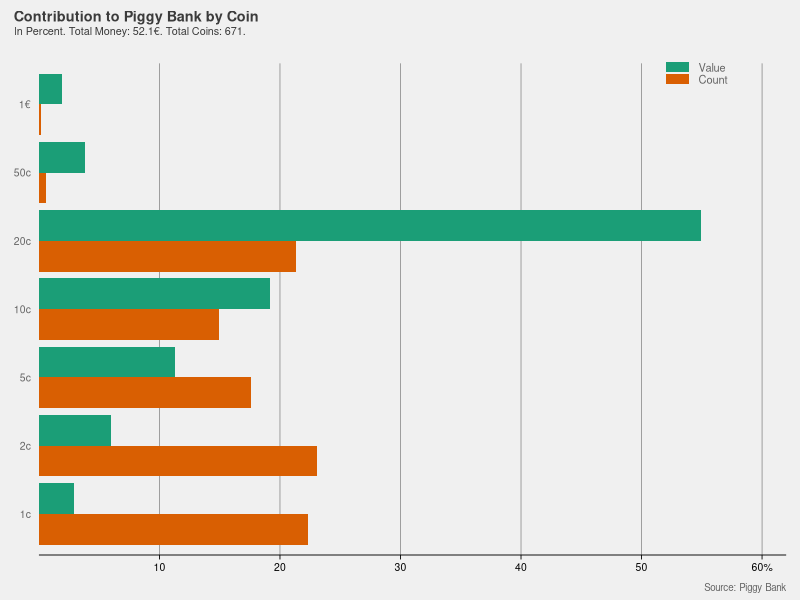
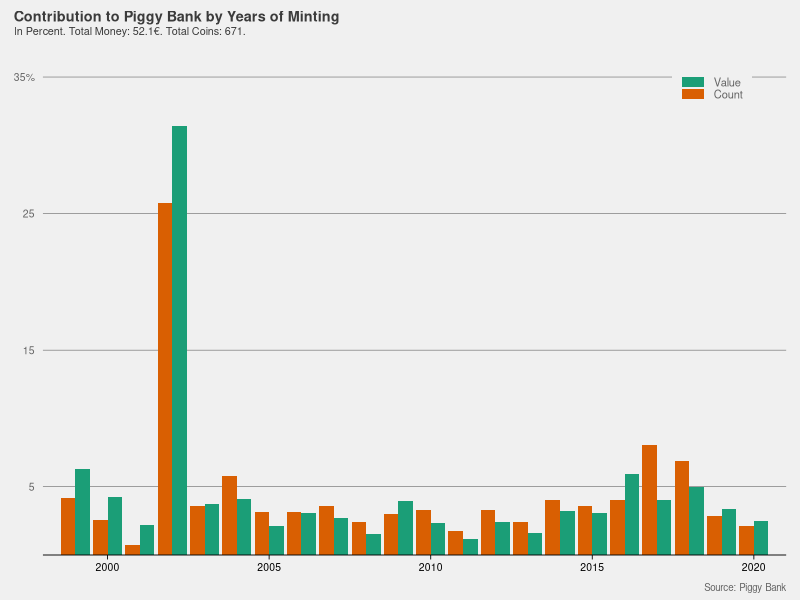
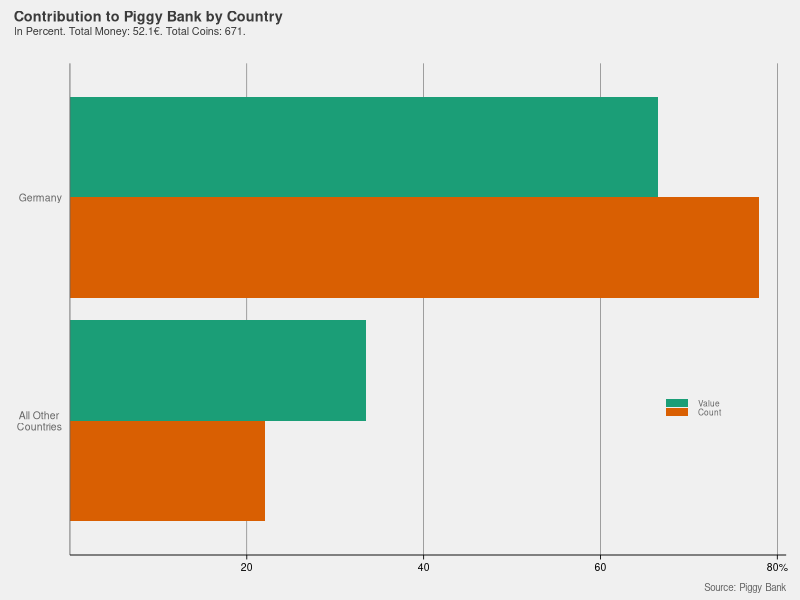
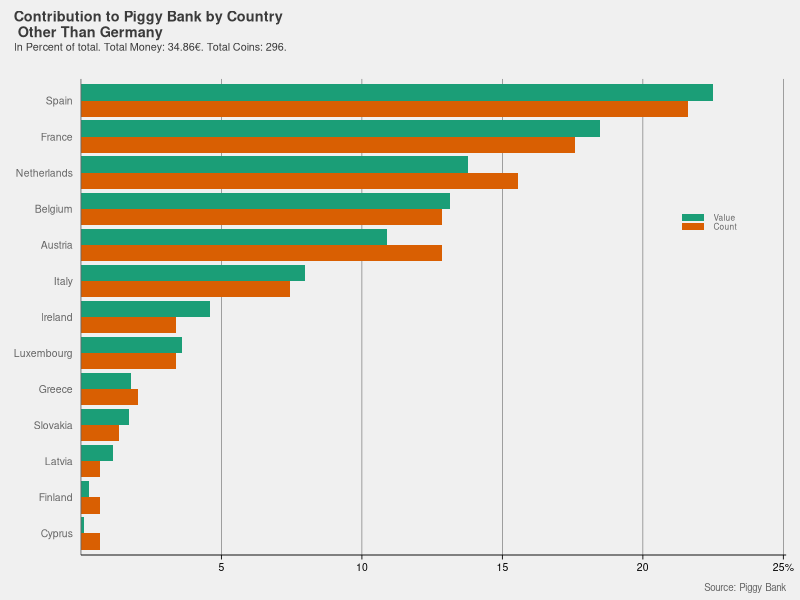
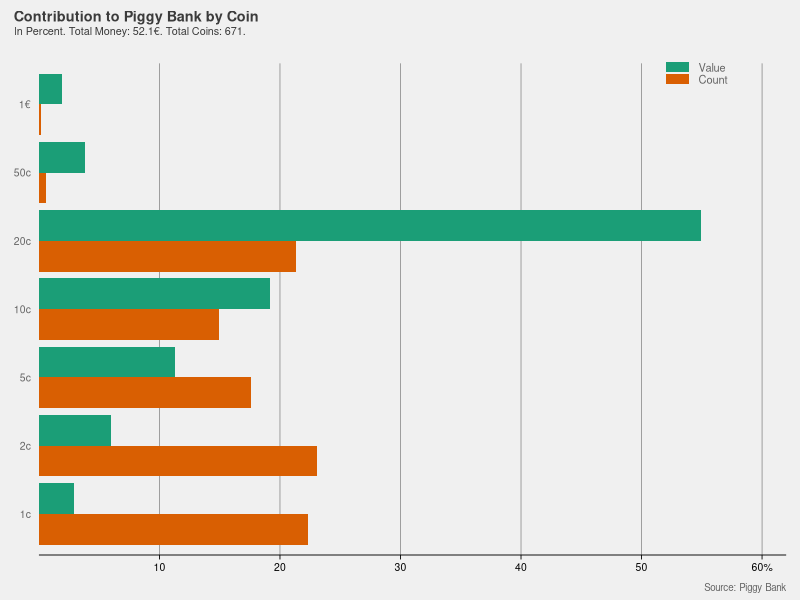
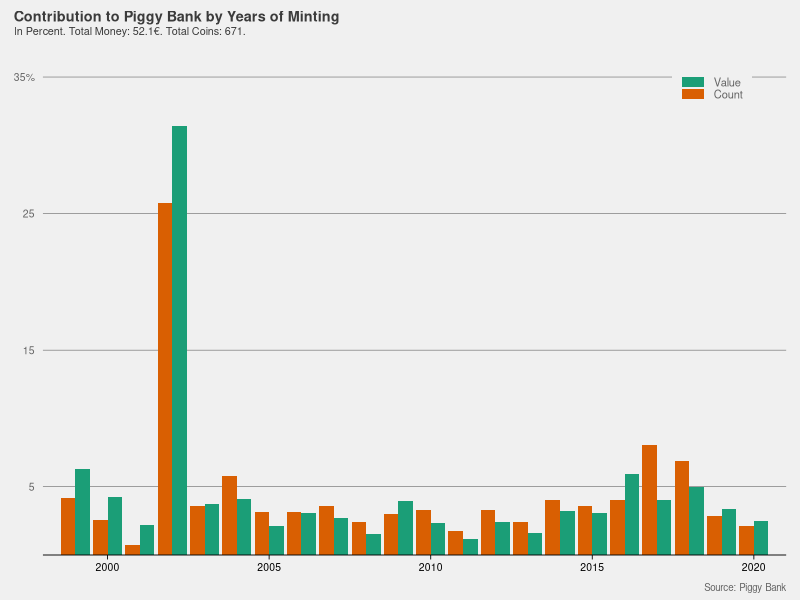
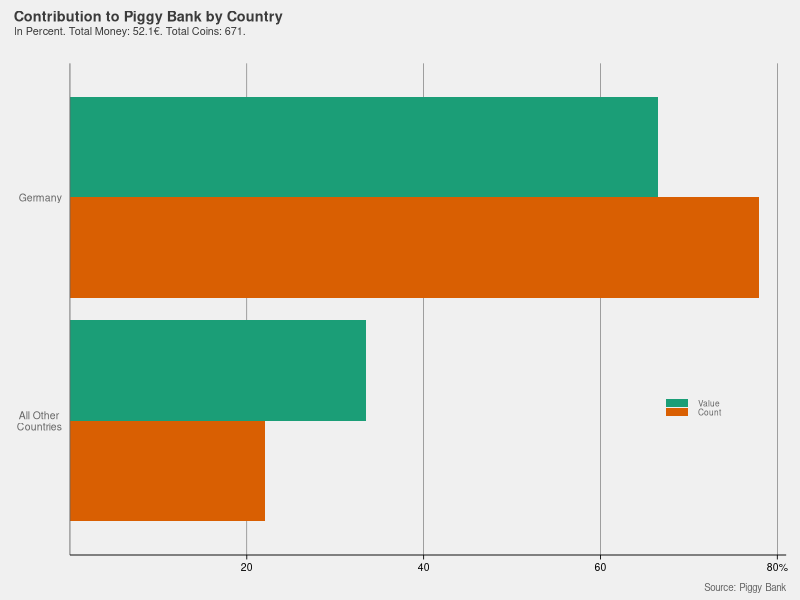
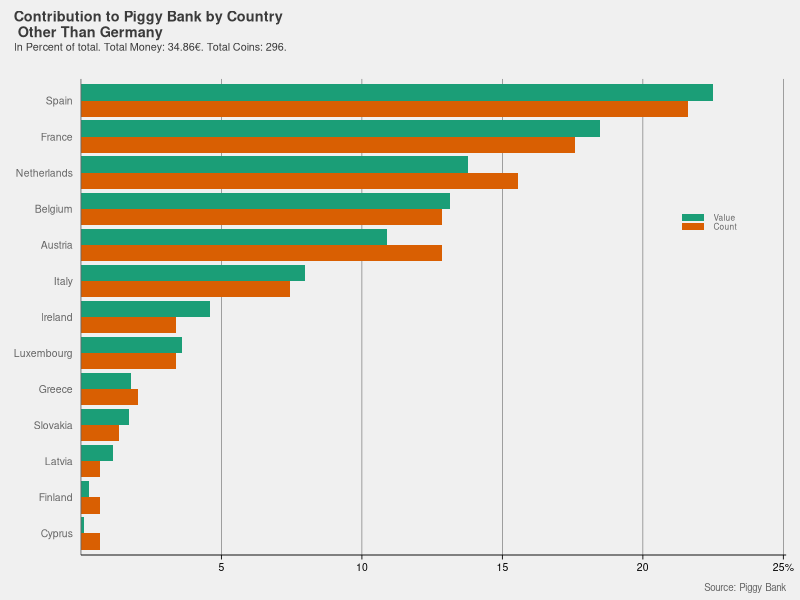

Write the R code that produced these figures, in order.
## ---- chunk 1
knitr::opts_chunk$set(
  fig.path = "README_figs/"
)
## ---- chunk 2
library(tidyverse)
## ---- chunk 3
hp_theme <- function(base_size = 13, base_family = "") {
  theme_grey(base_size = base_size, base_family = base_family) %+replace%
    theme(
      
      # Base elements which are not used directly but inherited by others
      line =              element_line(colour = '#DADADA', size = 0.75,
                                       linetype = 1, lineend = "butt"),
      rect =              element_rect(fill = "#F0F0F0", colour = "#F0F0F0",
                                       size = 0.5, linetype = 1),
      text =              element_text(family = base_family, face = "plain",
                                       colour = "#656565", size = base_size,
                                       hjust = 0.5, vjust = 0.5, angle = 0,
                                       lineheight = 0.9, margin = margin(),
                                       debug = FALSE),
      plot.margin =       margin(12,10,5,10),
      # Modified inheritance structure of text element
      plot.title =        element_text(size = rel(0.8), family = '' ,
                                       face = 'bold', hjust = 0,
                                       vjust = 2.5, colour = '#3B3B3B'),
      plot.subtitle =     element_text(size = rel(0.6), family = '' ,
                                       face = 'plain', hjust = 0,
                                       vjust = 2.5, colour = '#3B3B3B', 
                                       margin = margin(0,0,15,0)),
      axis.title.x =      element_blank(),
      axis.title.y =      element_blank(),
      axis.text =         element_text(),
      # Modified inheritance structure of line element
      axis.ticks =        element_line(),
      panel.grid.major =  element_line(),
      panel.grid.minor =  element_blank(),
      
      # Modified inheritance structure of rect element
      plot.background =   element_rect(),
      panel.background =  element_rect(),
      legend.key =        element_rect(colour = '#DADADA'),
      
      # Modifiying legend.position
      legend.position = 'none',
      
      complete = TRUE
    )
}
## ---- chunk 4
raw <- read.csv("raw.csv")
## ---- chunk 5
# Create value for coin / year combination
d <- raw %>% 
  rowwise() %>% 
  mutate(Count=sum(c_across(Germany:Cyprus))) %>% 
  mutate(Value = Count*Coin) 
## ---- chunk 6
# How many coins were in the piggy bank? 671
coin_count <- sum(d$Count)
coin_count
# How much are the coins worth? 52.1€
money_worth <- sum(d$Value)
money_worth

# Average Value per coin? 7.8 Cents
money_worth/coin_count
## ---- chunk 7
d %>% 
  group_by(Coin) %>% 
  summarise(Value = sum(Value),
            Count = sum(Count)) %>% 
  mutate(Value_Percent = (Value/money_worth)*100,
         Count_Percent = (Count/coin_count)*100) %>% 
  pivot_longer(cols=c('Value_Percent', 'Count_Percent'), names_to='variable', 
               values_to="value") %>% 
  ggplot(aes(x=as.factor(Coin),y=value, fill=variable)) +
  geom_bar(stat='identity', position='dodge') +
  coord_flip() +
  scale_y_continuous(limits = c(0, 62), 
                     breaks = c(seq(10,60,10)) , 
                     expand = c(0, 0), 
                     labels=c("0"="10","20"="20","30"="30","40"="40",
                              "50"="50","60" = "60%")) +
  scale_x_discrete(labels=c("1"="1€","0.5"="50c","0.2"="20c",
                            "0.1"="10c","0.05"="5c","0.02"="2c" ,"0.01"="1c")) +
  scale_fill_manual(breaks=c("Value_Percent","Count_Percent"), 
                    values=c("#1b9e77", "#d95f02"),labels = c("Value", "Count"))  +
  labs(title = "Contribution to Piggy Bank by Coin",
       subtitle = "In Percent. Total Money: 52.1€. Total Coins: 671.",
       caption = "Source: Piggy Bank") +
  hp_theme() + theme(axis.text= element_text(size=7.5), axis.title.x = element_blank(), 
                     plot.title.position = "plot", 
                     axis.title.y = element_blank(), 
                     panel.grid.major.x = element_line(size=.2, color="#656565"), 
                     panel.grid.major.y = element_blank(), 
                     axis.line.x=element_line( size=.3, color="black"), 
                     legend.position = c(0.88, 0.98), 
                     legend.text=element_text(size=8),
                     legend.title=element_blank(), 
                     legend.key.height= unit(0.4,"line"),
                     legend.key = element_blank(), 
                     axis.ticks.y = element_blank(), 
                     axis.ticks.x =element_line( size=.3, color="black"), 
                     plot.caption=element_text(size=7), 
                     axis.text.x=element_text(color="black"))
## ---- chunk 8
ggsave("./pics/by_coin.jpg",width=4, height=3)
## ---- chunk 9
d %>% 
  group_by(Year) %>% 
  summarise(Value = sum(Value),
            Count = sum(Count)) %>% 
  mutate(Value_Percent = round((Value/money_worth)*100, digits = 2),
         Count_Percent = round((Count/coin_count)*100, digits = 2)) %>% 
  pivot_longer(cols=c('Value_Percent', 'Count_Percent'), names_to='variable', 
               values_to="value") %>% 
ggplot(aes(x=Year,y=value, fill=variable)) +
  geom_bar(stat='identity', position='dodge') +
  scale_y_continuous(limits = c(0, 36), 
                     breaks = c(seq(5,35,10)), 
                     expand = c(0, 0),
                     labels=c("5"="5","15"="15",
                              "25" = "25","35"="35%")) +
  scale_x_continuous(limits=c(1998,2021),
                     expand = c(0, 0)) +
  labs(title = "Contribution to Piggy Bank by Years of Minting",
       subtitle = "In Percent. Total Money: 52.1€. Total Coins: 671.",
       caption = "Source: Piggy Bank") +
  scale_fill_manual(breaks=c("Value_Percent","Count_Percent"), 
                    values=c("#1b9e77", "#d95f02"),labels = c("Value", "Count"))  +
  hp_theme() + theme(axis.text= element_text(size=7.5), axis.title.x = element_blank(), 
                     plot.title.position = "plot", 
                     axis.title.y = element_blank(), 
                     panel.grid.major.x = element_blank(),
                     panel.grid.major.y = element_line(size=.2, color="#656565"), 
                     axis.line.x=element_line( size=.3, color="black"), 
                     axis.line.y=element_blank(),
                     legend.position = c(0.9, 0.95), 
                     legend.text=element_text(size=8),
                     legend.title=element_blank(), 
                     legend.key.height= unit(0.4,"line"),
                     legend.key = element_blank(), 
                     axis.ticks.y = element_blank(), 
                     axis.ticks.x =element_line( size=.3, color="black"), 
                     plot.caption=element_text(size=7),
                     axis.text.x=element_text(color="black"))
## ---- chunk 10
ggsave("./pics/by_year.jpg",width=4, height=3)
## ---- chunk 11
# Country data frame
country <- d %>% 
  select(-c(Value,Count)) %>% 
  gather(Germany:Cyprus, key = Country, value = Count) %>% 
  mutate(Value=Count*Coin) %>%
  mutate(Germany=0) %>% 
  mutate(Germany=replace(Germany,Country=="Germany",1)) %>% 
  group_by(Germany)
## ---- chunk 12
country %>% 
  summarise(Value = sum(Value),
            Count = sum(Count)) %>% 
  mutate(Value_Percent = round((Value/money_worth)*100, digits = 2),
         Count_Percent = round((Count/coin_count)*100, digits = 2)) %>% 
  pivot_longer(cols=c('Value_Percent', 'Count_Percent'), names_to='variable', 
               values_to="value") %>% 
  arrange(desc(Germany)) %>% 
  ggplot(aes(x=as.factor(Germany),y=value, fill=variable)) +
  geom_bar(stat='identity', position='dodge') +
  coord_flip() +
  scale_y_continuous(limits = c(0, 81), 
                     breaks = c(seq(20,80,20)), 
                     expand = c(0, 0),
                     labels=c("20"="20","40"="40",
                              "60" = "60","80"="80%")) +
  scale_x_discrete(labels=c("1"="Germany","0"="All Other \n Countries")) +
  scale_fill_manual(breaks=c("Value_Percent","Count_Percent"), 
                    values=c("#1b9e77", "#d95f02"),labels = c("Value", "Count"))  +
  labs(title = "Contribution to Piggy Bank by Country",
       subtitle = "In Percent. Total Money: 52.1€. Total Coins: 671.",
       caption = "Source: Piggy Bank") +
  hp_theme() + theme(axis.text= element_text(size=7.5), axis.title.x = element_blank(), 
                     plot.title.position = "plot", 
                     axis.title.y = element_blank(), 
                     panel.grid.major.x = element_line(size=.2, color="#656565"), 
                     panel.grid.major.y = element_blank(), 
                     axis.line.x=element_line( size=.3, color="black"), 
                     axis.line.y=element_line( size=.3, color="#656565"), 
                     legend.position = c(0.87, 0.3), 
                     legend.text=element_text(size=6),
                     legend.title=element_blank(), 
                     legend.key.height= unit(0.4,"line"),
                     legend.key = element_blank(), 
                     axis.ticks.y = element_blank(), 
                     axis.ticks.x =element_line( size=.3, color="black"), 
                     plot.caption=element_text(size=7),
                     axis.text.x=element_text(color="black"))
## ---- chunk 13
ggsave("./pics/germany_vs_rest.jpg",width=4, height=3)
## ---- chunk 14
### Rest among themselves
country %>% 
  ungroup() %>% 
  filter(Country!="Germany") %>% 
  select(-Germany) %>% 
  group_by(Country) %>% 
  summarise(Value = sum(Value),
         Count = sum(Count)) %>% 
  mutate(Value_Percent = round((Value/sum(Value))*100, digits = 2),
         Count_Percent = round((Count/sum(Count))*100, digits = 2)) %>% 
  pivot_longer(cols=c('Value_Percent', 'Count_Percent'), names_to='variable', 
               values_to="value") %>% 
  arrange(desc(value)) %>% 
  mutate(Country= as.factor(Country)) %>% 
  ggplot(aes(x=reorder(Country, value),y=value, fill=variable)) +
  geom_bar(stat='identity', position='dodge') +
  coord_flip() +
  scale_y_continuous(limits = c(0, 25.1), 
                     breaks = c(seq(5,25,5)), 
                     expand = c(0, 0),
                     labels=c("5"="5","10"="10",
                              "15" = "15","20"="20","25"="25%")) +
  scale_x_discrete(labels=c("1"="Germany","0"="All Other")) +
  scale_fill_manual(breaks=c("Value_Percent","Count_Percent"), 
                    values=c("#1b9e77", "#d95f02"),labels = c("Value", "Count"))  +
  labs(title = "Contribution to Piggy Bank by Country \n Other Than Germany",
       subtitle = "In Percent of total. Total Money: 34.86€. Total Coins: 296.",
       caption = "Source: Piggy Bank") +
  hp_theme() + theme(axis.text= element_text(size=7.5), axis.title.x = element_blank(), 
                     plot.title.position = "plot", 
                     axis.title.y = element_blank(), 
                     panel.grid.major.x = element_line(size=.2, color="#656565"), 
                     panel.grid.major.y = element_blank(), 
                     axis.line.x=element_line( size=.3, color="black"), 
                     axis.line.y=element_line( size=.3, color="#656565"), 
                     legend.position = c(0.89, 0.7), 
                     legend.text=element_text(size=6),
                     legend.margin=margin(t = 0, unit='cm'),
                     legend.title=element_blank(), 
                     legend.key.height= unit(0.4,"line"),
                     legend.key = element_blank(), 
                     axis.ticks.y = element_blank(), 
                     axis.ticks.x =element_line( size=.3, color="black"), 
                     plot.caption=element_text(size=7),
                     axis.text.x=element_text(color="black"))
## ---- chunk 15
ggsave("./pics/rest.jpg",width=4, height=3)
